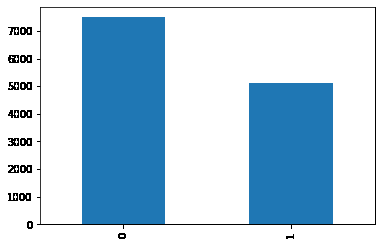
#> input picture PoC - SVM/Casia/statystyki_zbioru_danych.png, 381 x 245 px, found by its file name; its folder holds only this picture in this run
$ jupyter execute --allow-errors 'SVM - Casia - SVC RBF kolejnosc.ipynb'   (older library calls are emulated)
#> lines starting #> are read from the running program, lines starting #| are printed output that depends on the picture; pictures that were not available may be replaced by others from this repository, and a replacement may not be noted
# Sprawdzanie środowiska

[cell 1]
from platform import python_version

print(python_version())

import os

os.environ["CUDA_VISIBLE_DEVICES"] = "-1"

# Przygotowanie odpowiednich danych

[cell 2]
'''
Dla PoC wykonuje obliczenia dla:
 * '../data/DogsCats'
Folder docelowy:
 * '../data/Photos'
'''

dir_path = '../../data/Casia'
A_folder = 'originals'
B_folder = 'photoshops'

[cell 3]
import numpy
import pandas as pd
import matplotlib.pyplot as plt
import seaborn as sns
import tensorflow as tf
import math
from keras.preprocessing.image import ImageDataGenerator, load_img
from keras.utils import to_categorical
from sklearn.model_selection import train_test_split
from sklearn.model_selection import StratifiedKFold
import matplotlib.pyplot as plt
import random
import os

# fix random bo tak ( ͡° ͜ʖ ͡°)
odp = 42
numpy.random.seed(odp)

# Stałe

[cell 4]
# Wilkości

IMAGE_WIDTH=128
IMAGE_HEIGHT=128
IMAGE_SIZE=(IMAGE_WIDTH, IMAGE_HEIGHT)
IMAGE_CHANNELS=3

# Przygotowanie Danych

[cell 5]
'''
Opis danych:
1 - klasa 1 -> Originals
0 - klasa 2 -> Photoshops
'''

A_folder_list = os.listdir(dir_path + '/' + A_folder)
B_folder_list = os.listdir(dir_path + '/' + B_folder)

filenames = []
categories = []

for filename in A_folder_list:
    categories.append(0)
    filenames.append(dir_path + '/' + A_folder + '/' + filename)

for filename in B_folder_list:
    categories.append(1)
    filenames.append(dir_path + '/' + B_folder + '/' + filename)


df = pd.DataFrame({
    'filename': filenames,
    'category': categories
})

[cell 6]
# Mieszamy!
df = df.sample(frac=1).reset_index(drop=True)

[cell 7]
df.head()

[cell 8]
df.shape

[cell 9]
df['category'].value_counts().plot.bar()
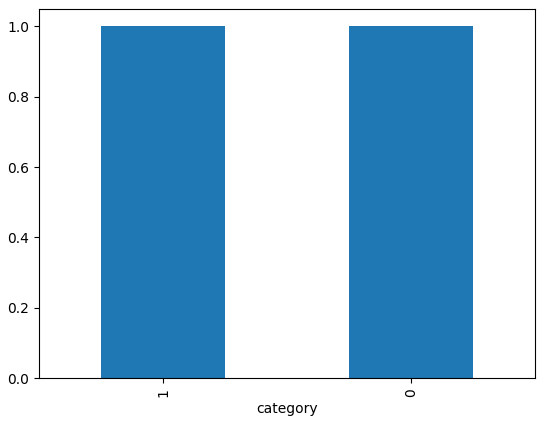
#> figure drawn by matplotlib, 1 panel

[cell 10]
sample = random.choice(df['filename'])
#> (the rest of this cell did not finish here and is left out)

# Obróbka zdjęć

[cell 11]
from skimage.feature import hog
from skimage.color import rgb2gray

[cell 12]
import mahotas
import cv2
from sklearn.preprocessing import MinMaxScaler

scaler = MinMaxScaler(feature_range=(0, 1))

# [4 lines left out: function ft_hu_moments, not called in this run]

def ft_haralick(image):
    image = cv2.cvtColor(image, cv2.COLOR_BGR2GRAY)
    haralick = mahotas.features.haralick(image).mean(axis=0)
    return scaler.fit_transform(haralick.reshape(-1, 1)).flatten()

def ft_histogram(image, mask=None):
    image = cv2.cvtColor(image, cv2.COLOR_BGR2HSV)
    # chanels: [0,1,2], bo mamy przestrzeń HSV
    # mask: None
    # histSize: [8, 8, 8], bin count, po 8 dla każdego z kanałów
    # ranges : [0, 256, 0, 256, 0, 256], wszystko dla każdego z 3 kanałów
    hist = cv2.calcHist([image], [0, 1, 2], None, [8, 8, 8], [0, 256, 0, 256, 0, 256])
    hist = cv2.normalize(hist, hist)
    hist = hist.flatten()
    return hist

# [4 lines left out: function ft_hog, not called in this run]

def preprocess_image(image_path, hog=True):
#> called with hog = True
    try:
        image = cv2.imread(image_path)
#> image is the input picture: shape (245, 381, 3); mean B, G, R 226.1, 207.2, 179.8
        image = cv2.resize(image, IMAGE_SIZE)
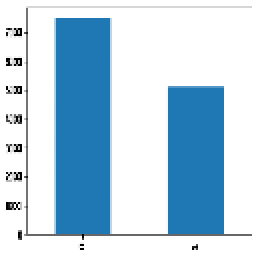
#> image: shape (128, 128, 3) (shown 2 times larger); mean B, G, R 227.1, 208.3, 181.1
        histogram = ft_histogram(image)
#> in ft_histogram, `image = cv2.cvtColor(image, cv2.COLOR_BGR2HSV)`: image: shape (128, 128, 3); mean H, S, V 32.9, 64.9, 227.1
#> in ft_histogram, `hist = hist.flatten()`: hist = 512 values, max 0.904 at index 7, min 0 at index 8, mean 0.00275
#> histogram has the same summary as hist in ft_histogram
        haralick = ft_haralick(image)
#> in ft_haralick, `image = cv2.cvtColor(image, cv2.COLOR_BGR2GRAY)`:
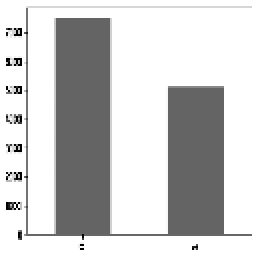
#> image: shape (128, 128) (shown 2 times larger); min 0, max 255, mean 202.4
        hu = ft_hu_moments(image)
        if hog == True:
            hog = ft_hog(image)
            global_feature = numpy.hstack([histogram, haralick, hu, hog])
        elif hog == False:
            global_feature = numpy.hstack([histogram, haralick, hu])
        return global_feature
    except Exception as e:
        print(f'Problem with {image_path}, error_msg: {str(e)}')

# Przeliczenie Cech Zdjęć + Kategorii

[cell 13]
g_f = []
g_f_n_h = []
l = []

for i in df['filename']:
    data_img = preprocess_image(i)
    data_img_no_hog = preprocess_image(i, hog=False)
    g_f.append(data_img)
    g_f_n_h.append(data_img_no_hog)

for i in df['category']:
    if i == 0:
        l.append('original')
    else:
        l.append('photoshop')
